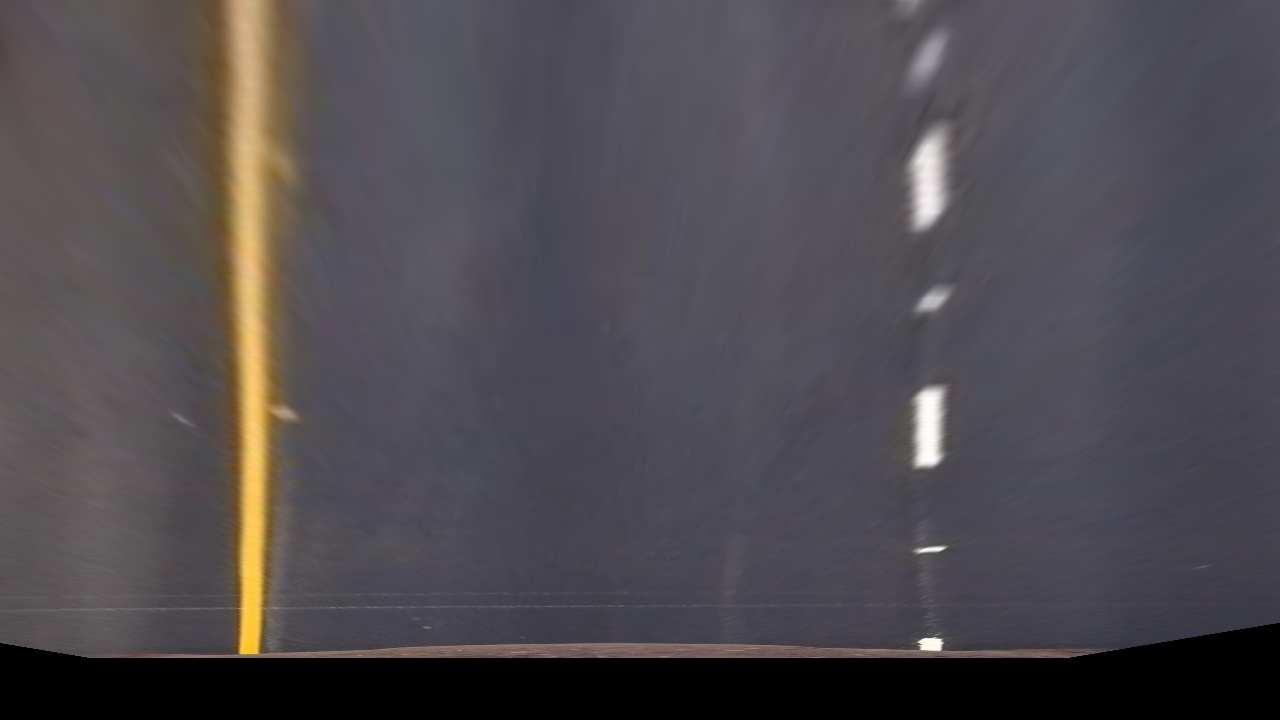
#> input picture warped/straight_lines1.jpg, 1280 x 720 px; its folder holds 5 pictures in this run
$ python sliding_window.py
#> lines starting #> are read from the running program, lines starting #| are printed output that depends on the picture
import numpy as np
import matplotlib.pyplot as plt
import glob
import cv2

np.set_printoptions(threshold=np.nan)

image_fnames = glob.glob('/warped/*')
images = []
for i in image_fnames:
    images.append(cv2.imread(i))

warped = cv2.imread('./warped/test3.jpg', 0)
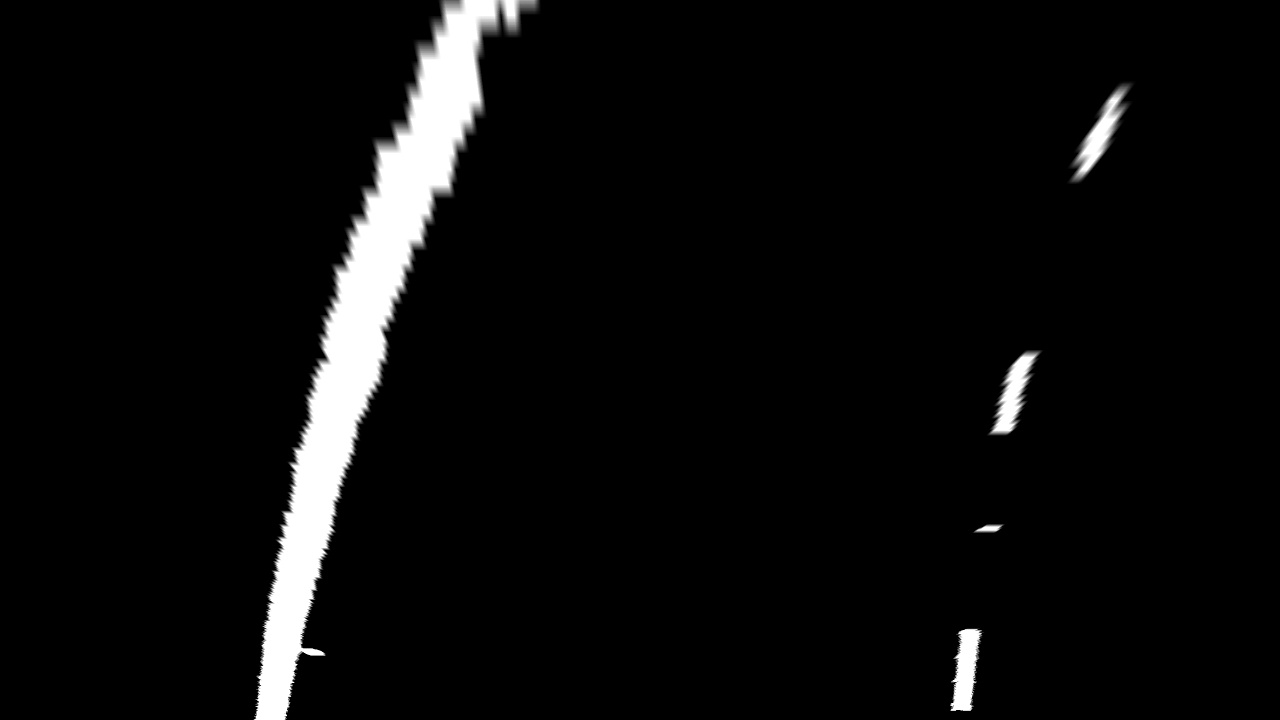
#> input picture warped/test3.jpg, 1280 x 720 px
#> warped is the input picture: shape (720, 1280); min 0, max 255, mean 12.4
print(len(warped[0]))
nonzero = warped.nonzero()
nonzeroy = np.array(nonzero[0])
nonzerox = np.array(nonzero[1])

# window settings
window_width = 40
window_height = warped.shape[0] / 9 # Break image into 9 vertical layers
#> window_height = 80
print('window height =', window_height)
#| window height = 80.0
margin = 80 # How much to slide left and right for searching
left_lane_inds = []
right_lane_inds = []
left_lane_cent_x = []
left_lane_cent_y = []
right_lane_cent_x = []
right_lane_cent_y = []


def window_mask(width, height, img_ref, center, level):
    output = np.zeros_like(img_ref)
    output[int(img_ref.shape[0] - (level + 1) * height):int(img_ref.shape[0] - level * height),
    max(0, int(center - width / 2)):min(int(center + width / 2), img_ref.shape[1])] = 1
    return output


def find_window_centroids(warped, window_width, window_height, margin):
#> called with window_width = 40, window_height = 80, margin = 80
    window_centroids = []  # Store the (left,right) window centroid positions per level
    window = np.ones(window_width)  # Create our window template that we will use for convolutions

    # First find the two starting positions for the left and right lane by using np.sum to get the vertical image slice
    # and then np.convolve the vertical image slice with the window template

    # Sum quarter bottom of image to get slice, could use a different ratio
    l_sum = np.sum(warped[int(3 * warped.shape[0] / 4):, :int(warped.shape[1] / 2)], axis=0)
#> l_sum = 640 values, max 45742 at index 284, min 0 at index 0, mean 2816.2
    l_center = np.argmax(np.convolve(window, l_sum)) - window_width / 2
#> l_center = 284
    r_sum = np.sum(warped[int(3 * warped.shape[0] / 4):, int(warped.shape[1] / 2):], axis=0)
#> r_sum = 640 values, max 20851 at index 327, min 0 at index 0, mean 623.1
    r_center = np.argmax(np.convolve(window, r_sum)) - window_width / 2 + int(warped.shape[1] / 2)
#> r_center = 963

    # Add what we found for the first layer
    window_centroids.append((l_center, r_center))

    # Go through each layer looking for max pixel locations
    for level in range(1, (int)(warped.shape[0] / window_height)):
        print("level:",level, "left lane cent:", left_lane_cent_x)
        y_pos = warped.shape[0] - (level * window_height - .5 * window_height)
        # convolve the window into the vertical slice of the image
        image_layer = np.sum(
            warped[int(warped.shape[0] - (level + 1) * window_height):int(warped.shape[0] - level * window_height), :],
            axis=0)
        conv_signal = np.convolve(window, image_layer)
        # Find the best left centroid by using past left center as a reference
        # Use window_width/2 as offset because convolution signal reference is at right side of window, not center of window
        offset = window_width / 2
        l_min_index = int(max(l_center - offset - margin, 0))
        l_max_index = int(min(l_center - offset + margin, warped.shape[1]))
        if conv_signal[l_min_index:l_max_index].any():
            l_center = np.argmax(conv_signal[l_min_index:l_max_index]) + l_min_index - offset
        elif len(left_lane_cent_x) > 1:
            l_center = left_lane_cent_x[level - 2] - left_lane_cent_x[level - 3] + l_center
        print('left:', l_center, y_pos)
        # Find the best right centroid by using past right center as a reference
        r_min_index = int(max(r_center + offset - margin, 0))
        r_max_index = int(min(r_center + offset + margin, warped.shape[1]))
        if conv_signal[r_min_index:r_max_index].any():
            r_center = np.argmax(conv_signal[r_min_index:r_max_index]) + r_min_index - offset
        elif len(right_lane_cent_x) > 1:
            r_center = right_lane_cent_x[level - 2] - right_lane_cent_x[level - 3] + r_center
        print('right:', r_center, y_pos)
        # Add what we found for that layer
        left_lane_cent_x.append(l_center)
        left_lane_cent_y.append(y_pos)
        right_lane_cent_x.append(r_center)
        right_lane_cent_y.append(y_pos)
        window_centroids.append((l_center, r_center))
#> this loop made 8 passes
#> (l_min_index, l_max_index, l_center, r_min_index, r_max_index, r_center) on passes 1 to 8: (184, 344, 290, 903, 1063, 966), (190, 350, 309, 906, 1066, 987), (209, 369, 328, 927, 1087, 1006), (228, 388, 348, 946, 1106, 1018), (248, 408, 371, 958, 1118, 1030), (271, 431, 400, 970, 1130, 1083), (300, 460, 435, 1023, 1183, 1101), (335, 495, 458, 1041, 1201, 1119)
#> (printed output is left out)
#> after the loop, left_lane_cent_x = [290, 309, 328, 348, 371, 400, 435, 458]; left_lane_cent_y = [680, 600, 520, 440, 360, 280, 200, 120]; right_lane_cent_x = [966, 987, 1006, 1018, 1030, 1083, 1101, 1119]; right_lane_cent_y = [680, 600, 520, 440, 360, 280, 200, 120]; window_centroids = [(284, 963), (290, 966), (309, 987), (328, 1006), (348, 1018), (371, 1030), (400, 1083), (435, 1101), (458, 1119)]

    return window_centroids


window_centroids = find_window_centroids(warped, window_width, window_height, margin)
print(left_lane_cent_y, left_lane_cent_x)
#| [680.0, 600.0, 520.0, 440.0, 360.0, 280.0, 200.0, 120.0] [290.0, 309.0, 328.0, 348.0, 371.0, 400.0, 435.0, 458.0]
left_centroids = window_centroids[0]
right_centroids = window_centroids[1]

# If we found any window centers
if len(window_centroids) > 0:

    # Points used to draw all the left and right windows
    l_points = np.zeros_like(warped)
    r_points = np.zeros_like(warped)

    # Draw the results
    template = np.array(r_points + l_points, np.uint8)  # add both left and right window pixels together
    zero_channel = np.zeros_like(template)  # create a zero color channel
    template = np.array(cv2.merge((zero_channel, template, zero_channel)), np.uint8)  # make window pixels green
#> template: shape (720, 1280, 3); every value is 0
    warpage = np.array(cv2.merge((warped, warped, warped)), np.uint8)  # making the original road pixels 3 color channels
    left_fit = np.polyfit(left_lane_cent_y, left_lane_cent_x, 2)
#> left_fit = [0.000187, -0.454, 512.7]
    right_fit = np.polyfit(right_lane_cent_y, right_lane_cent_x, 2)
#> right_fit = [0.000164, -0.411, 1171.6]
    output = cv2.addWeighted(warpage, 1, template, 0.5, 0.0)  # overlay the orignal road image with window results

# If no window centers found, just display orginal road image
else:
    output = np.array(cv2.merge((warped, warped, warped)), np.uint8)

# plot the fitted polynomials
ploty = np.linspace(0, warped.shape[0]-1, warped.shape[0] )
#> ploty = 720 values from 0 to 719
left_fitx = left_fit[0]*ploty**2 + left_fit[1]*ploty + left_fit[2] - window_width / 2
#> left_fitx = 720 values, max 492.7 at index 0, min 263 at index 719, mean 361.8
right_fitx = right_fit[0]*ploty**2 + right_fit[1]*ploty + right_fit[2] - window_width / 2
#> right_fitx = 720 values, max 1151.6 at index 0, min 940.5 at index 719, mean 1031.9

# make blank like warped for drawing
warped_zeros = np.zeros_like(warped).astype(np.uint8)
rgb_warped_zeros = np.dstack((warped_zeros, warped_zeros, warped_zeros))

# make centroids usable by cv2
left_fit_points = np.array([np.transpose(np.vstack([left_fitx, ploty]))])
#> left_fit_points = 720 pairs, first value 263 to 492.7, second value 0 to 719
right_fit_points = np.array([np.flipud(np.transpose(np.vstack([right_fitx, ploty])))])
#> right_fit_points = 720 pairs, first value 940.5 to 1151.6, second value 0 to 719
points = np.hstack((left_fit_points, right_fit_points))
#> points = 1440 pairs, first value 263 to 1151.6, second value 0 to 719

# draw the lane
cv2.fillPoly(rgb_warped_zeros, np.int_([points]), (0, 255, 0))
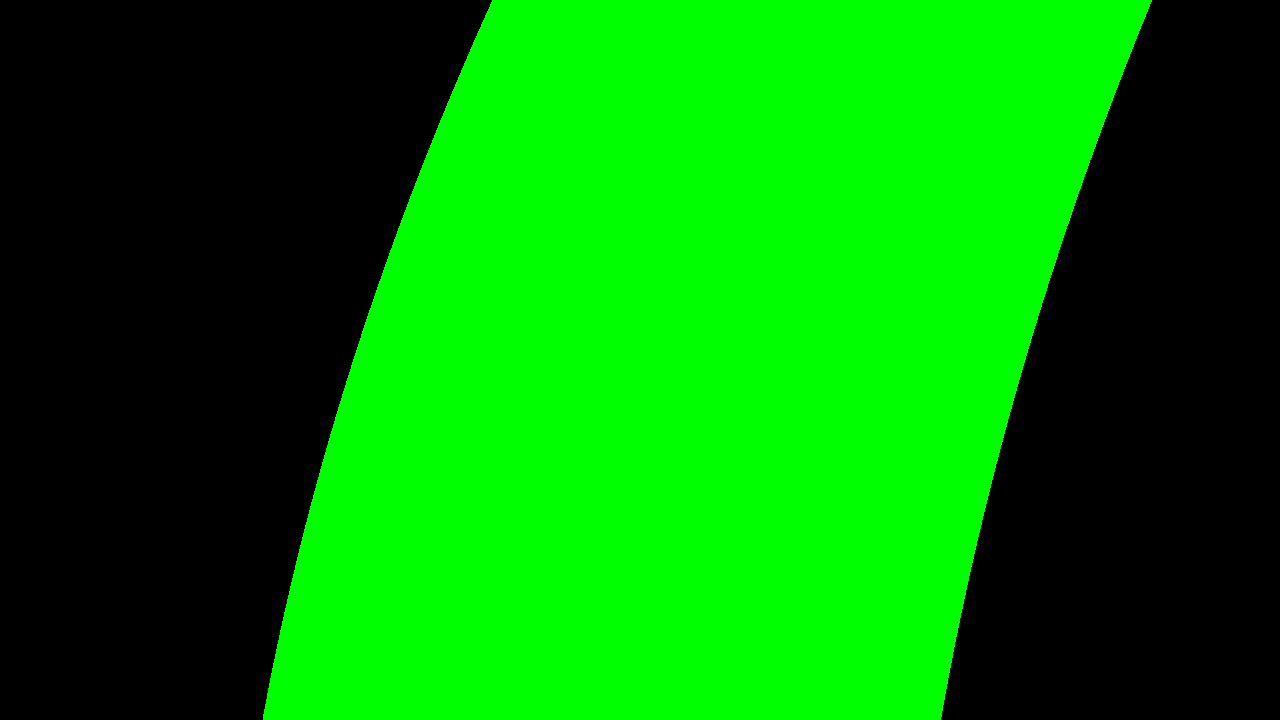
#> rgb_warped_zeros: shape (720, 1280, 3); mean of channels 0, 1, 2 0, 133.7, 0; drawn as B, G, R
output = cv2.addWeighted(output, 1, rgb_warped_zeros, 0.5, 0.0)
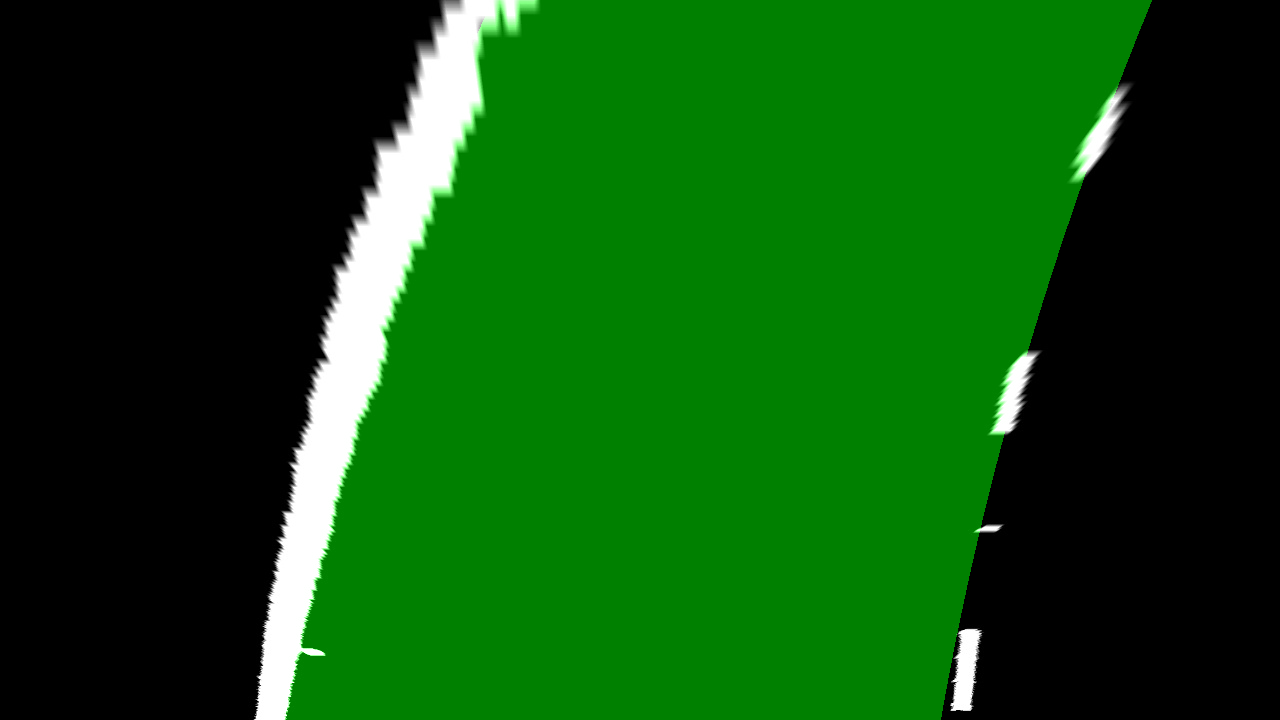
#> output: shape (720, 1280, 3); mean of channels 0, 1, 2 12.4, 77.1, 12.4; drawn as B, G, R

# show the result
plt.imshow(output)
plt.plot(left_fitx, ploty, color='yellow')
plt.plot(right_fitx, ploty, color='yellow')
plt.xlim(0, warped.shape[1])
plt.ylim(warped.shape[0], 0)
plt.show()
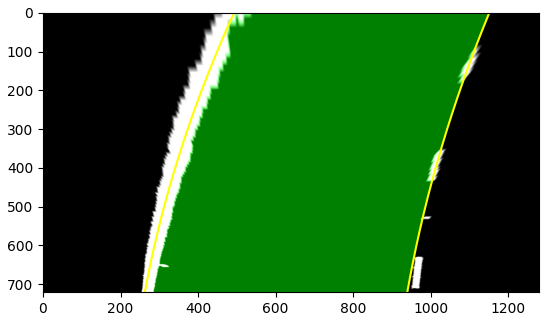
#> figure drawn by matplotlib, 1 panel
